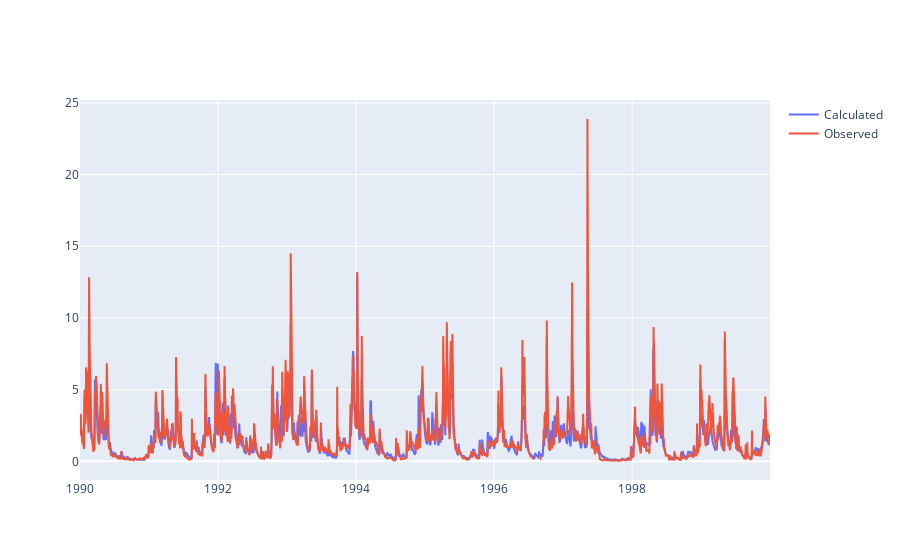

The notebook cell saved with this chart:
### Code cell
fig = go.Figure([
    go.Scatter(x=filtered_output.index, y=filtered_output['flow'], name="Calculated"),
    go.Scatter(x=filtered_input.index, y=filtered_input['flow_mm'], name="Observed"),
])
fig.show()

### Figure 1 — Plotly figure (JSON) as saved in the notebook; plotly's stock layout.template omitted (floating-point values rounded to 4 significant figures; data arrays with more than 128 entries replaced by an {"elided": "..."} marker saying what was removed)
{"data": [{"name": "Calculated", "type": "scatter", "x": {"elided": "3652 str values"}, "y": {"elided": "3652 float values"}}, {"name": "Observed", "type": "scatter", "x": {"elided": "3652 str values"}, "y": {"elided": "3652 float values"}}], "layout": {}}
